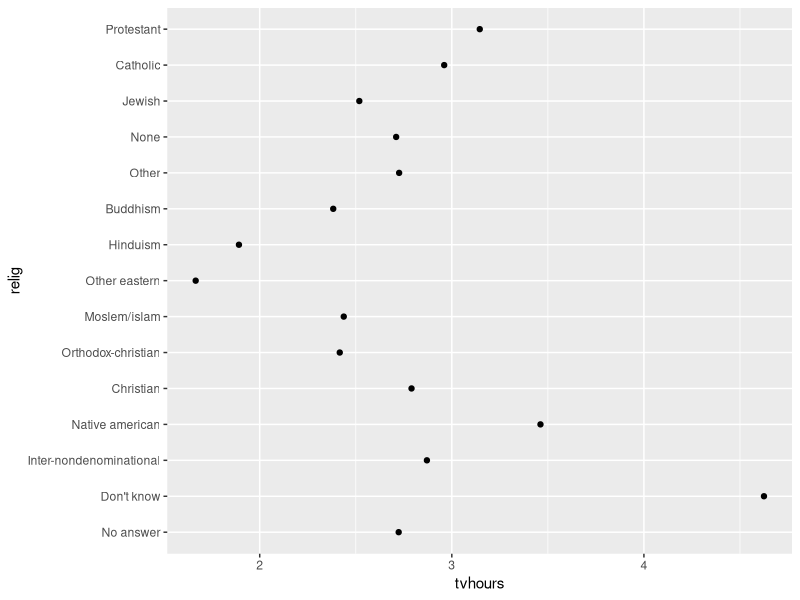
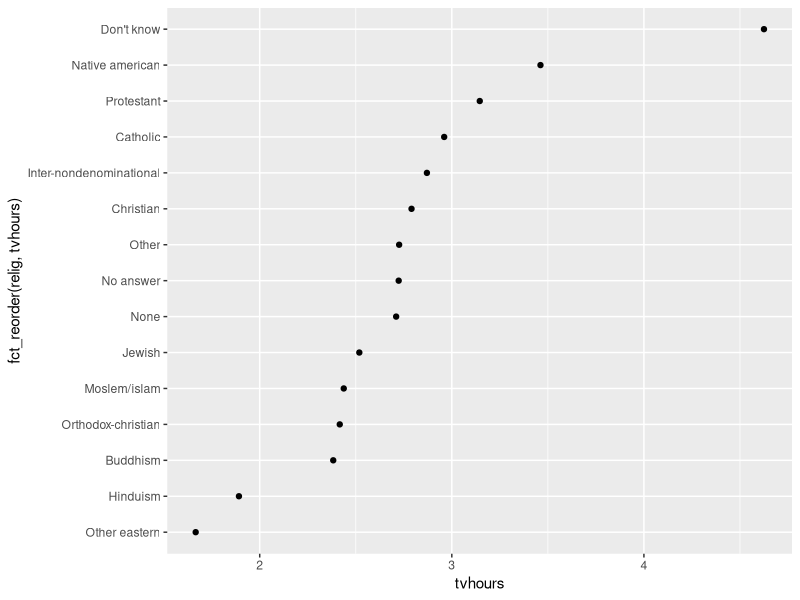
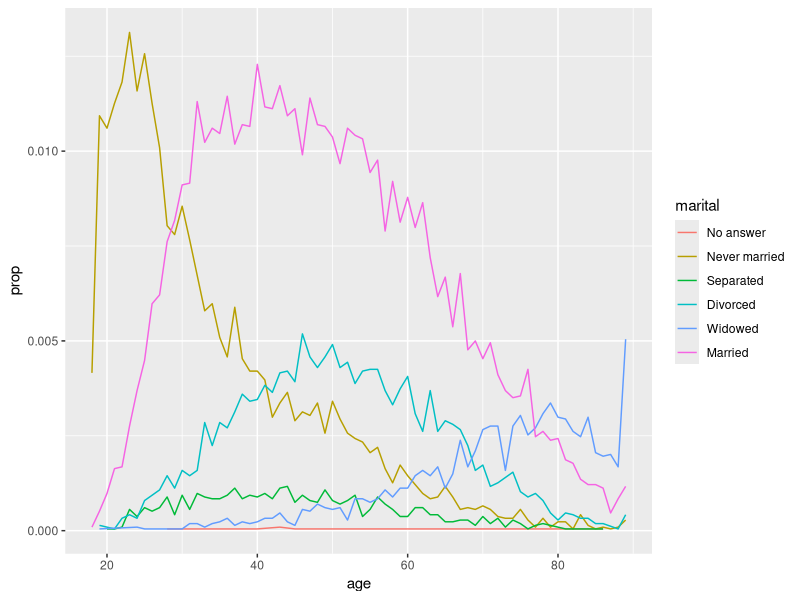
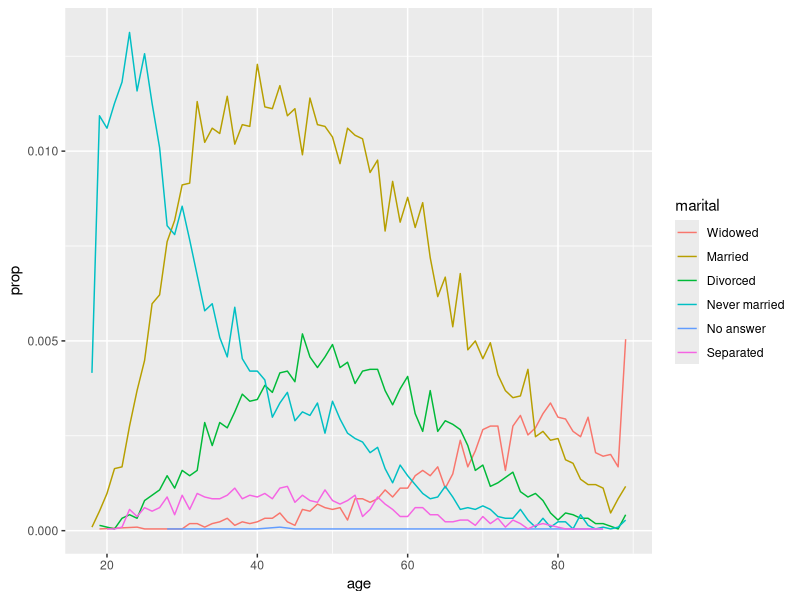

Write R code to recreate these figures, in order.
## ---- chunk 1
knitr::opts_chunk$set(
  comment = "#>", 
  collapse = TRUE,
  fig.width = 4,
  fig.show = "hold",
  fig.asp = 0.618
)
options(tibble.print_min = 6, tibble.print_max = 6)
## ---- chunk 2
library(dplyr)
library(ggplot2)
library(forcats)

gss_cat
## ---- chunk 3
gss_cat %>% count(partyid)

gss_cat %>%
  mutate(partyid = fct_recode(partyid,
    "Republican, strong"    = "Strong republican",
    "Republican, weak"      = "Not str republican",
    "Independent, near rep" = "Ind,near rep",
    "Independent, near dem" = "Ind,near dem",
    "Democrat, weak"        = "Not str democrat",
    "Democrat, strong"      = "Strong democrat"
  )) %>%
  count(partyid)
## ---- chunk 4
gss_cat %>% 
  mutate(relig = fct_lump(relig)) %>% 
  count(relig)
## ---- chunk 5
gss_cat %>% 
  mutate(relig = fct_lump(relig, n = 5)) %>% 
  count(relig)

gss_cat %>% 
  mutate(relig = fct_lump(relig, prop = -0.10)) %>% 
  count(relig)
## ---- chunk 6
relig <- gss_cat %>%
  group_by(relig) %>%
  summarise(
    age = mean(age, na.rm = TRUE),
    tvhours = mean(tvhours, na.rm = TRUE),
    n = n()
  )

ggplot(relig, aes(tvhours, relig)) + geom_point()

ggplot(relig, aes(tvhours, fct_reorder(relig, tvhours))) +
  geom_point()
## ---- chunk 7
by_age <- gss_cat %>%
  filter(!is.na(age)) %>%
  group_by(age, marital) %>%
  count() %>%
  ungroup() %>%  
  mutate(prop = n / sum(n))

ggplot(by_age, aes(age, prop)) +
  geom_line(aes(colour = marital))

ggplot(by_age, aes(age, prop)) +
  geom_line(aes(colour = fct_reorder2(marital, age, prop))) +
  labs(colour = "marital")
